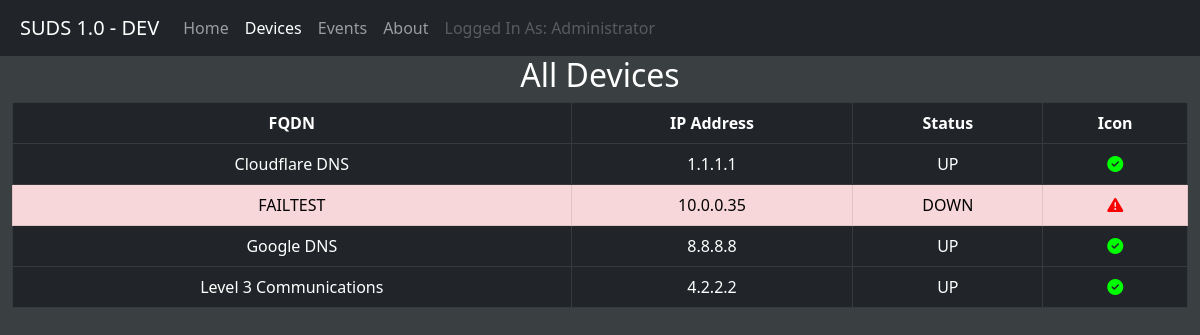
Page /device-list/ (signed in) on the committed database.
### pingstats/models.py (models this page shows, shortened)
class Device(models.Model):
    device_name = models.CharField(max_length=200)
    ip_address = models.CharField(max_length=200)
    status = models.CharField(max_length=200)

### pingstats/views.py (the view)
# urls.py: path('device-list/', views.listDevices, name='devices'),
@login_required
def listDevices(request):
    current_user = request.user
    dev_objects_list = Device.objects.all().order_by("device_name")
    context = {
        'dev_objects_list': dev_objects_list,
        'current_user': current_user
    }
    template = loader.get_template('device_list.html')
    return HttpResponse(template.render(context, request))

### pingstats/templates/device_list.html (shortened to what this page needs)
<!doctype html>
<head>
    <link href="https://cdn.jsdelivr.net/npm/bootstrap@5.2.0-beta1/dist/css/bootstrap.min.css" rel="stylesheet">
</head>
<header>
    <div class="container-fluid">
        <div class="row">
            <nav class="navbar navbar-expand-lg navbar-dark bg-dark" style="padding-left: 20px;">
                <a class="navbar-brand" href="#">SUDS 1.0 - DEV</a>
                <div id="navbarSupportedContent">
                  <ul class="navbar-nav mr-auto">
                    <li class="nav-item active">
                      <a class="nav-link" href="{% url 'home' %}">Home</a>
                    </li>
                    <li class="nav-item">
                        <a class="nav-link active" href="{% url 'devices' %}">Devices<span class="sr-only">(current)</span></a>
                    </li>
                    <li class="nav-item active">
                      <a class="nav-link" href="{% url 'events' %}">Events</a>
                    </li>
                    <li class="nav-item">
                        <a class="nav-link" href="{% url 'about' %}">About</a>
                    </li>
                    <li>
                        <a class="nav-link disabled" href="#" style="float: right;">Logged In As: {{ current_user.username }}</a>
                    </li>
                  </ul>
                </div>
            </nav>
        </div>
    </div>
</header>
<body class="bg" style="background-color:#3a4042;">
    <div class="container-fluid">
        <div class="row">
            <div class="col-md text-center">
                <h2 style="color: white;">All Devices</h2>
                <table class="table table-dark table-bordered table-hover text-left">
                    <thead>
                        <tr>
                            <th scope="col">FQDN</th>
                            <th scope="col">IP Address</th>
                            <th scope="col">Status</th>
                            <th scope="col">Icon</th>
                        </tr>
                    </thead>
                    {% for device in dev_objects_list %}
                        {% if device.status == "DOWN" %}
                        <tr class="table-danger">
                            <td scope="row"> {{ device.device_name }} </td>
                            <td> {{ device.ip_address }}</td>
                            <td> {{ device.status }} </td>
                            <td><i class="fa-solid fa-triangle-exclamation fa-beat" style="color: #FA0000;"></i></td>
                        </tr>
                        {% else %}
                        <tr>
                            <td scope="row"> {{ device.device_name }} </td>
                            <td> {{ device.ip_address }}</td>
                            <td> {{ device.status }} </td>
                            <td><i class="fa-solid fa-circle-check" style="color: #00FF00;"></i></td>
                        </tr>
                        {% endif %}
                    {% endfor %}
                </table>
            </div>
        </div>
    </div>
</body>
</html>

### rows in the picture
Device: device_name "Cloudflare DNS", ip_address "1.1.1.1", status "UP"
Device: device_name "FAILTEST", ip_address "10.0.0.35", status "DOWN"
Device: device_name "Google DNS", ip_address "8.8.8.8", status "UP"
Device: device_name "Level 3 Communications", ip_address "4.2.2.2", status "UP"

### other values in the picture
{{ current_user.username }} "Administrator"
